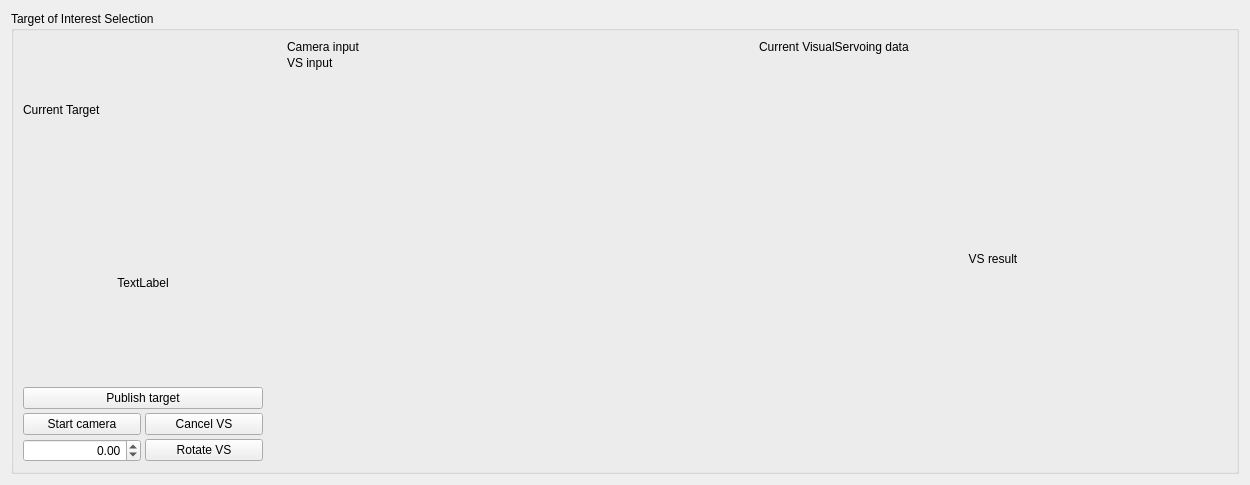
        <widget class="QWidget" name="mainTabs_toi">
         <property name="sizePolicy">
          <sizepolicy hsizetype="Preferred" vsizetype="Expanding">
           <horstretch>0</horstretch>
           <verstretch>0</verstretch>
          </sizepolicy>
         </property>
         <attribute name="title">
          <string>ToI selection</string>
         </attribute>
         <layout class="QFormLayout" name="formLayout_4">
          <item row="0" column="0" colspan="2">
           <widget class="QGroupBox" name="groupBox_13">
            <property name="sizePolicy">
             <sizepolicy hsizetype="Expanding" vsizetype="Preferred">
              <horstretch>0</horstretch>
              <verstretch>0</verstretch>
             </sizepolicy>
            </property>
            <property name="minimumSize">
             <size>
              <width>0</width>
              <height>0</height>
             </size>
            </property>
            <property name="title">
             <string>Target of Interest Selection</string>
            </property>
            <layout class="QVBoxLayout" name="verticalLayout_9">
             <item>
              <layout class="QHBoxLayout" name="horizontalLayout_2">
               <property name="spacing">
                <number>4</number>
               </property>
               <property name="bottomMargin">
                <number>0</number>
               </property>
               <item>
                <layout class="QVBoxLayout" name="verticalLayout_13">
                 <property name="spacing">
                  <number>4</number>
                 </property>
                 <property name="leftMargin">
                  <number>0</number>
                 </property>
                 <property name="topMargin">
                  <number>0</number>
                 </property>
                 <property name="rightMargin">
                  <number>0</number>
                 </property>
                 <property name="bottomMargin">
                  <number>0</number>
                 </property>
                 <item>
                  <widget class="QLabel" name="label_19">
                   <property name="text">
                    <string>Current Target</string>
                   </property>
                  </widget>
                 </item>
                 <item>
                  <widget class="QLabel" name="vsTarget">
                   <property name="sizePolicy">
                    <sizepolicy hsizetype="Fixed" vsizetype="Fixed">
                     <horstretch>0</horstretch>
                     <verstretch>0</verstretch>
                    </sizepolicy>
                   </property>
                   <property name="minimumSize">
                    <size>
                     <width>240</width>
                     <height>200</height>
                    </size>
                   </property>
                   <property name="maximumSize">
                    <size>
                     <width>240</width>
                     <height>200</height>
                    </size>
                   </property>
                   <property name="text">
                    <string>TextLabel</string>
                   </property>
                   <property name="alignment">
                    <set>Qt::AlignCenter</set>
                   </property>
                  </widget>
                 </item>
                 <item>
                  <widget class="QPushButton" name="vsPublishButton">
                   <property name="maximumSize">
                    <size>
                     <width>240</width>
                     <height>16777215</height>
                    </size>
                   </property>
                   <property name="text">
                    <string>Publish target</string>
                   </property>
                  </widget>
                 </item>
                 <item>
                  <layout class="QHBoxLayout" name="horizontalLayout_7">
                   <property name="topMargin">
                    <number>0</number>
                   </property>
                   <property name="bottomMargin">
                    <number>0</number>
                   </property>
                   <item>
                    <widget class="QPushButton" name="vsStartCameraButton">
                     <property name="maximumSize">
                      <size>
                       <width>120</width>
                       <height>16777215</height>
                      </size>
                     </property>
                     <property name="text">
                      <string>Start camera</string>
                     </property>
                    </widget>
                   </item>
                   <item>
                    <widget class="QPushButton" name="vsCancelButton">
                     <property name="maximumSize">
                      <size>
                       <width>120</width>
                       <height>16777215</height>
                      </size>
                     </property>
                     <property name="text">
                      <string>Cancel VS</string>
                     </property>
                    </widget>
                   </item>
                  </layout>
                 </item>
                 <item>
                  <layout class="QHBoxLayout" name="horizontalLayout_3">
                   <property name="topMargin">
                    <number>0</number>
                   </property>
                   <property name="rightMargin">
                    <number>0</number>
                   </property>
                   <item>
                    <widget class="QDoubleSpinBox" name="vsRotationDataSpinBox">
                     <property name="maximumSize">
                      <size>
                       <width>120</width>
                       <height>16777215</height>
                      </size>
                     </property>
                     <property name="alignment">
                      <set>Qt::AlignRight|Qt::AlignTrailing|Qt::AlignVCenter</set>
                     </property>
                     <property name="minimum">
                      <double>-180.000000000000000</double>
                     </property>
                     <property name="maximum">
                      <double>180.000000000000000</double>
                     </property>
                    </widget>
                   </item>
                   <item>
                    <widget class="QPushButton" name="vsRotationButton">
                     <property name="sizePolicy">
                      <sizepolicy hsizetype="Fixed" vsizetype="Fixed">
                       <horstretch>0</horstretch>
                       <verstretch>0</verstretch>
                      </sizepolicy>
                     </property>
                     <property name="maximumSize">
                      <size>
                       <width>120</width>
                       <height>16777215</height>
                      </size>
                     </property>
                     <property name="text">
                      <string>Rotate VS</string>
                     </property>
                    </widget>
                   </item>
                  </layout>
                 </item>
                </layout>
               </item>
               <item>
                <spacer name="verticalSpacer_2">
                 <property name="orientation">
                  <enum>Qt::Vertical</enum>
                 </property>
                 <property name="sizeHint" stdset="0">
                  <size>
                   <width>20</width>
                   <height>40</height>
                  </size>
                 </property>
                </spacer>
               </item>
               <item>
                <layout class="QVBoxLayout" name="verticalLayout_8">
                 <property name="spacing">
                  <number>2</number>
                 </property>
                 <property name="leftMargin">
                  <number>0</number>
                 </property>
                 <property name="topMargin">
                  <number>0</number>
                 </property>
                 <property name="rightMargin">
                  <number>0</number>
                 </property>
                 <property name="bottomMargin">
                  <number>0</number>
                 </property>
                 <item>
                  <widget class="QLabel" name="label_13">
                   <property name="text">
                    <string>Camera input</string>
                   </property>
                  </widget>
                 </item>
                 <item>
                  <widget class="QLabel" name="vsCameraInputViewer">
                   <property name="sizePolicy">
                    <sizepolicy hsizetype="Expanding" vsizetype="Expanding">
                     <horstretch>0</horstretch>
                     <verstretch>0</verstretch>
                    </sizepolicy>
                   </property>
                   <property name="minimumSize">
                    <size>
                     <width>468</width>
                     <height>406</height>
                    </size>
                   </property>
                   <property name="text">
                    <string>VS input</string>
                   </property>
                   <property name="alignment">
                    <set>Qt::AlignLeading|Qt::AlignLeft|Qt::AlignTop</set>
                   </property>
                  </widget>
                 </item>
                </layout>
               </item>
               <item>
                <layout class="QVBoxLayout" name="verticalLayout_15">
                 <property name="spacing">
                  <number>2</number>
                 </property>
                 <property name="leftMargin">
                  <number>0</number>
                 </property>
                 <property name="topMargin">
                  <number>0</number>
                 </property>
                 <property name="rightMargin">
                  <number>0</number>
                 </property>
                 <property name="bottomMargin">
                  <number>0</number>
                 </property>
                 <item>
                  <widget class="QLabel" name="label_14">
                   <property name="text">
                    <string>Current VisualServoing data</string>
                   </property>
                  </widget>
                 </item>
                 <item>
                  <widget class="QLabel" name="vsResultViewer">
                   <property name="sizePolicy">
                    <sizepolicy hsizetype="Expanding" vsizetype="Expanding">
                     <horstretch>0</horstretch>
                     <verstretch>0</verstretch>
                    </sizepolicy>
                   </property>
                   <property name="minimumSize">
                    <size>
                     <width>468</width>
                     <height>406</height>
                    </size>
                   </property>
                   <property name="text">
                    <string>VS result</string>
                   </property>
                   <property name="alignment">
                    <set>Qt::AlignCenter</set>
                   </property>
                  </widget>
                 </item>
                </layout>
               </item>
              </layout>
             </item>
            </layout>
           </widget>
          </item>
         </layout>
        </widget>
